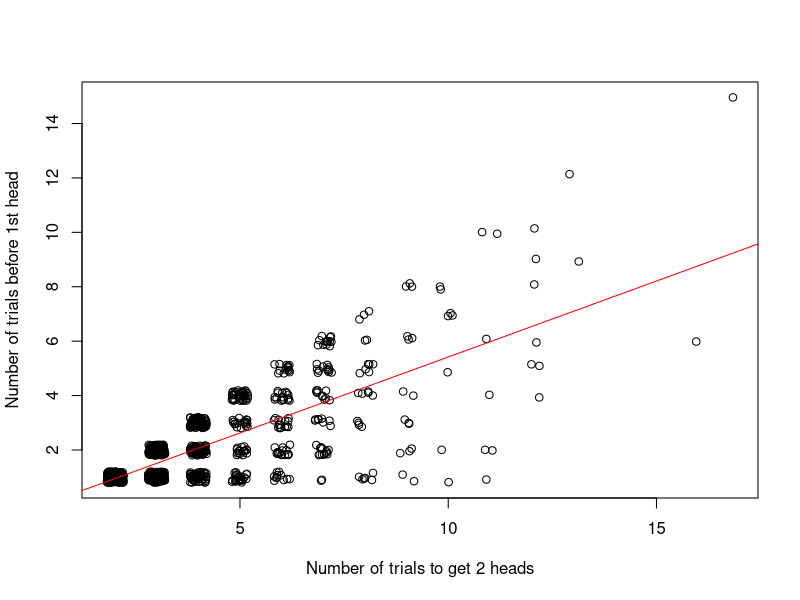

This chart was generated by the following R code:
## ---- chunk 1
#| freeze: true
#| fig-cap: "Joint distribution of the random variables U and V"
#| label: fig-joint-uv
#| fig-width: 5
#| fig-height: 5

# Set the seed
set.seed(48109)
# Number of simulations
sims <- 1000
# Number of trials
trials <- 100
# Probability of success
p <- 0.5
# Define empty vector for U
u <- c()
# Define empty vector for V
v <- c()

# Initiate the loop
for (i in 1:sims) {
  heads <- 0
  trials <- 0
  first_head <- NA

  while (heads < 2) {
    trials <- trials + 1
    flip <- rbinom(1, 1, p)
    if (flip == 1) {
      heads <- heads + 1
      if (heads == 1) first_head <- trials
    }
  }
  u[i] <- first_head
  v[i] <- trials
}

# Plotting the output
plot(
  jitter(u) ~ jitter(v),
  xlab = "Number of trials to get 2 heads",
  ylab = "Number of trials before 1st head"
)
abline(lm(u ~ v), col = "red")

# Testing the correlation
cor(u, v, method = "spearman")
## ---- chunk 2
set.seed(48109)

sims <- 1000

car_behind_door <- rbinom(sims, 1, prob = 1 / 3)
lying <- rbinom(sims, 1, prob = 0.5)
monty_picks_door <- rbinom(sims, 1, prob = 0.5)

B <- (car_behind_door == 1 & lying == 0) |
  (car_behind_door == 0 & lying == 1 & monty_picks_door == 1)

mean(car_behind_door[B])
## ---- chunk 3
set.seed(48109)
sims <- 1000

# 1 = my door, 2 = door M, 3 = third door
car_location <- sample(1:3, sims, replace = TRUE)

lying <- rbinom(sims, 1, prob = 0.5)

monty_says <- numeric(sims)

for (i in 1:sims) {
  if (lying[i] == 0) {
    monty_says[i] <- car_location[i]
  } else {
    goat_doors <- setdiff(1:3, car_location[i])
    monty_says[i] <- sample(goat_doors, 1)
  }
}

mean(car_location[monty_says == 1] == 1)

mean(car_location[monty_says == 2] == 2)
